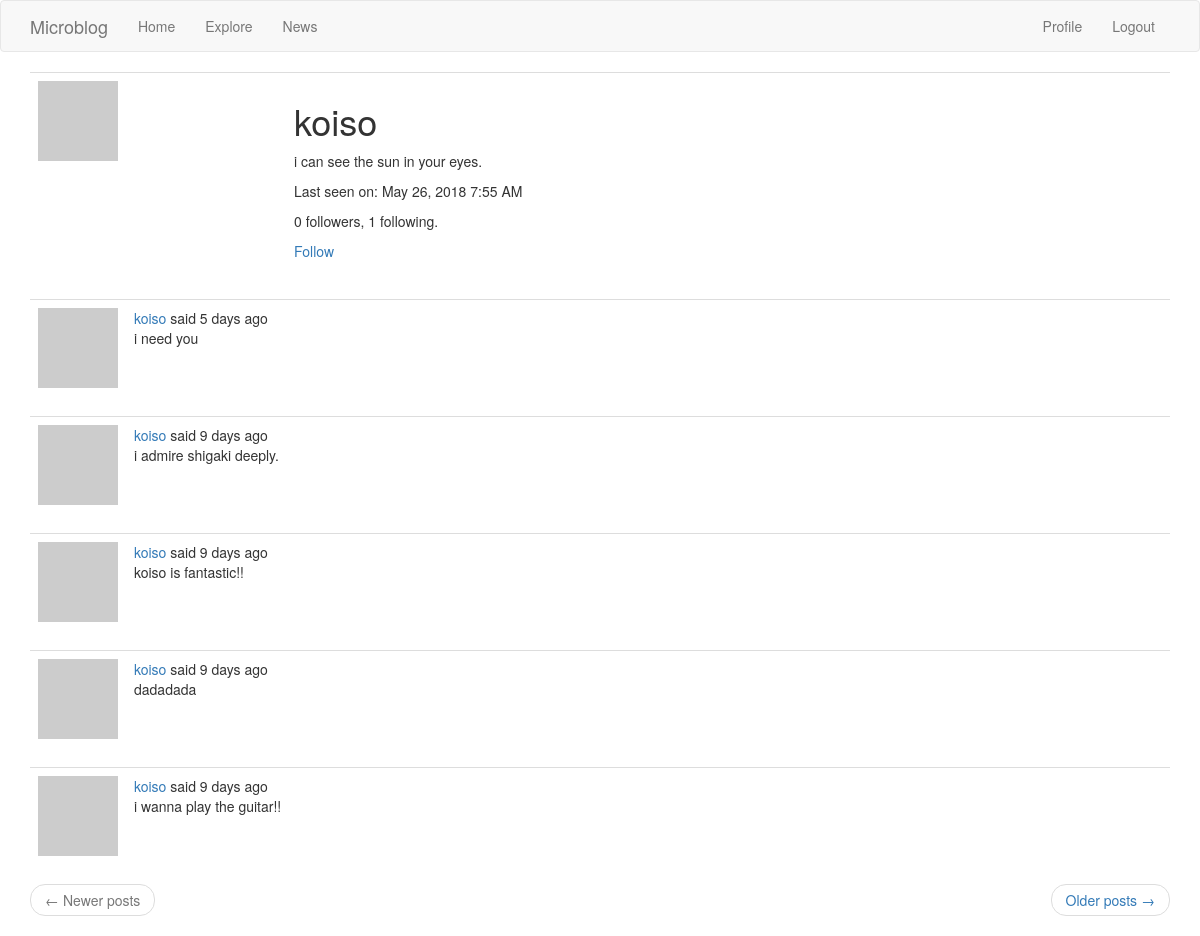
Screenshot of /user/koiso (signed in) with the database file from the repository.
### app/models.py (models this page shows, shortened)
class User(UserMixin, db.Model):
    id = db.Column(db.Integer, primary_key=True)
    username = db.Column(db.String(64), index=True, unique=True)
    email = db.Column(db.String(120), index=True, unique=True)
    password_hash = db.Column(db.String(128))
    posts = db.relationship('Post', backref='author', lazy='dynamic')
    about_me = db.Column(db.String(140))
    last_seen = db.Column(db.DateTime, default=datetime.utcnow)
    followed = db.relationship(
        'User', secondary=followers,
        primaryjoin=(followers.c.follower_id == id),
        secondaryjoin=(followers.c.followed_id == id),
        backref=db.backref('followers', lazy='dynamic'), lazy='dynamic')
    def avatar(self, size):
        digest = md5(self.email.lower().encode('utf-8')).hexdigest()
        return 'https://www.gravatar.com/avatar/{}?d=identicon&s={}'.format(
            digest, size)
    def is_following(self, user):
        return self.followed.filter(
            followers.c.followed_id == user.id).count() > 0

class Post(db.Model):
    id = db.Column(db.Integer, primary_key=True)
    body = db.Column(db.String(140))
    timestamp = db.Column(db.DateTime, index=True, default=datetime.utcnow)
    user_id = db.Column(db.Integer, db.ForeignKey('user.id'))
    language = db.Column(db.String(5))

### app/routes.py (the view)
@app.route('/user/<username>')
@login_required
def user(username):
    user = User.query.filter_by(username=username).first_or_404()
    page = request.args.get('page', 1, type=int)
    posts = user.posts.order_by(Post.timestamp.desc()).paginate(
        page, app.config['POSTS_PER_PAGE'], False)
    next_url = url_for('user', username=user.username, page=posts.next_num) \
        if posts.has_next else None
    prev_url = url_for('user', username=user.username, page=posts.prev_num) \
        if posts.has_prev else None
    return render_template('user.html', user=user, posts=posts.items,
                           next_url=next_url, prev_url=prev_url)

### app/models.py (called while the page is built)
@login.user_loader
def load_user(id):
    return User.query.get(int(id))

### app/routes.py (called while the page is built)
@app.before_request
def before_request():
    if current_user.is_authenticated:
        current_user.last_seen = datetime.utcnow()
        db.session.commit()
    g.locale = str(get_locale())

### app/templates/user.html
{% extends "base.html" %}
{% block app_content %}
    <table class="table table-hover">
        <tr>
            <td width="256px"><img src="{{ user.avatar(256) }}"></td>
            <td>
                <h1>{{ user.username }}</h1>
                {% if user.about_me %}<p>{{ user.about_me }}</p>{% endif %}
                {% if user.last_seen %}
                <p>Last seen on: {{ moment(user.last_seen).format('LLL') }}</p>
                {% endif %}
                <p>{{ user.followers.count() }} followers, {{ user.followed.count() }} following.</p>
                {% if user == current_user %}
                <p><a href="{{ url_for('edit_profile') }}">Edit your profile</a></p>
                {% elif not current_user.is_following(user) %}
                <p><a href="{{ url_for('follow', username=user.username) }}">Follow</a></p>
                {% else %}
                <p><a href="{{ url_for('unfollow', username=user.username) }}">Unfollow</a></p>
                {% endif %}
            </td>
        </tr>
    </table>
    {% for post in posts %}
        {% include '_post.html' %}
    {% endfor %}
    <nav aria-label="...">
        <ul class="pager">
            <li class="previous{% if not prev_url %} disabled{% endif %}">
                <a href="{{ prev_url or '#' }}">
                    <span aria-hidden="true">&larr;</span> Newer posts
                </a>
            </li>
            <li class="next{% if not next_url %} disabled{% endif %}">
                <a href="{{ next_url or '#' }}">
                    Older posts <span aria-hidden="true">&rarr;</span>
                </a>
            </li>
        </ul>
    </nav>
{% endblock %}

### app/templates/_post.html (shortened to what this page needs)
<table class="table table-hover">
     <tr>
         <td width="70px">
             <a href="{{ url_for('user', username=post.author.username) }}">
                 <img src="{{ post.author.avatar(70) }}" />
             </a>
         </td>
         <td>
             {{ _('%(username)s said %(when)s',
                 username=user_link, when=moment(post.timestamp).fromNow()) }}
             <br>
             <span id="post{{ post.id }}">{{ post.body }}</span>
         </td>
     </tr>
   </table>

### rows the page displays
User: username "koiso", about_me "i can see the sun in your eyes.", last_seen "May 26, 2018 7:55 AM"
Post: body "i need you"
Post: body "i admire shigaki deeply."
Post: body "koiso is fantastic!!"
Post: body "dadadada"
Post: body "i wanna play the guitar!!"

### other values shown
{{ user.followers.count() }} "0"
{{ user.followed.count() }} "1"
